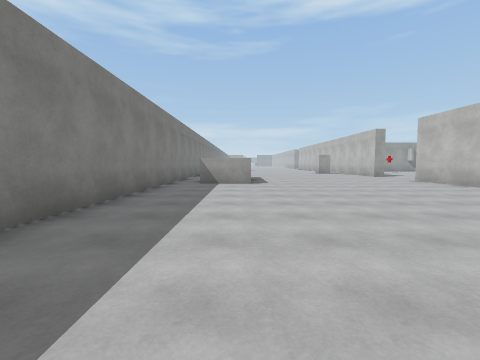
[1] (above)

22 first-person views from a walk through a 3-D level made in the Unity game engine. The camera is 1.4 m above the floor, tilts 4° down and sees 90° across. The floor is counted in squares, 2 m on a side. Each view is taken from the middle of a square. On the plan, view 1 faces up. The plan holds only what a view shows up to about 9 squares ahead; the rest is blank. The place goes on beyond the plan. The player is left out. Surface patterns are stand-ins for the level's own textures.

[2]
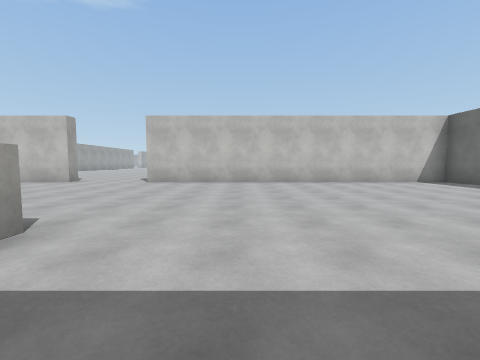

[3]
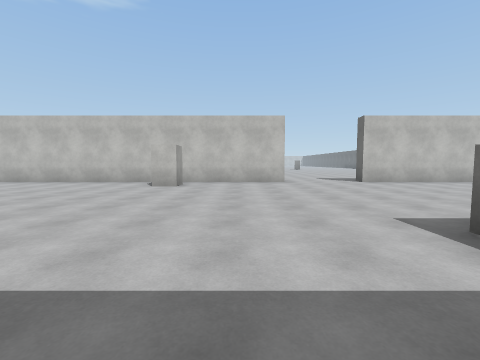

[4]
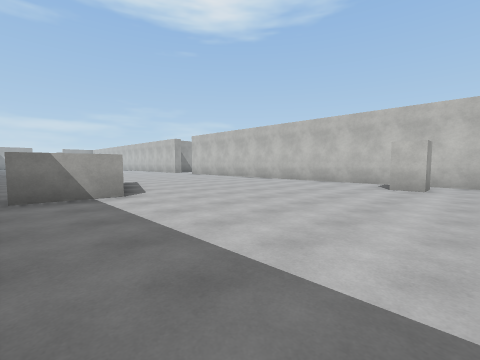

[5]
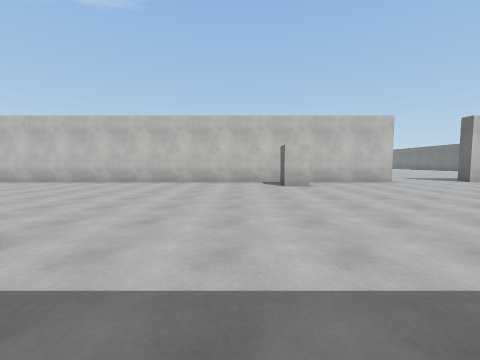

[6]
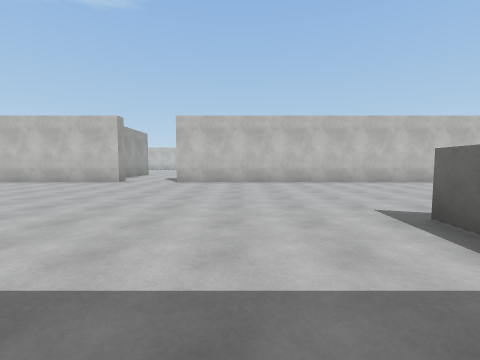

[7]
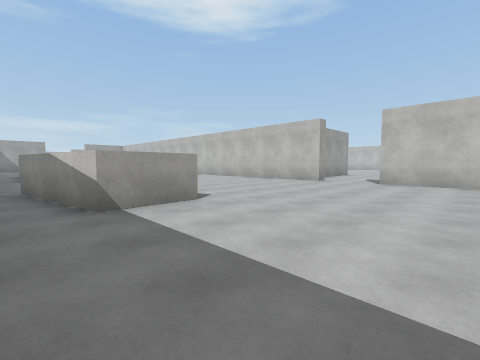

[8]
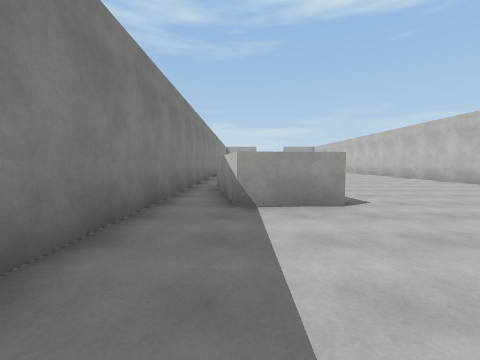

[9]
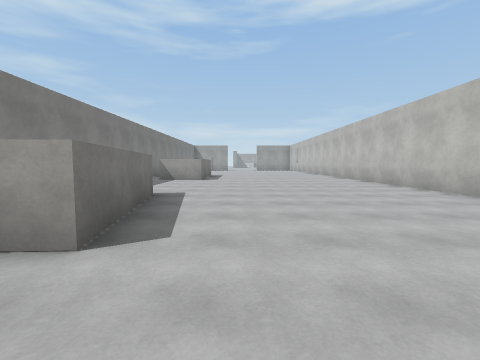

[10]
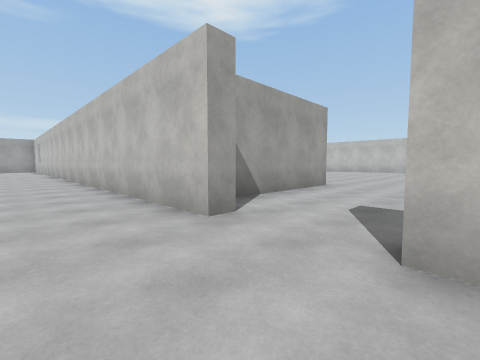

[11]
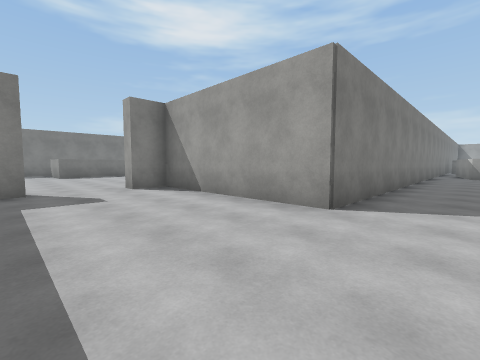

[12]
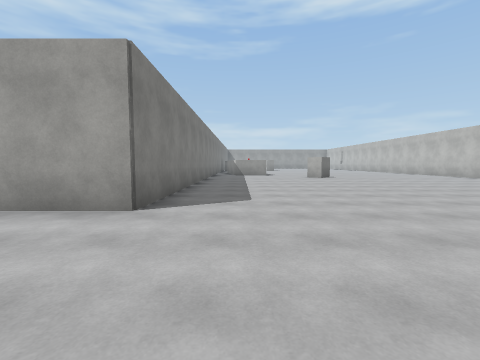

[13]
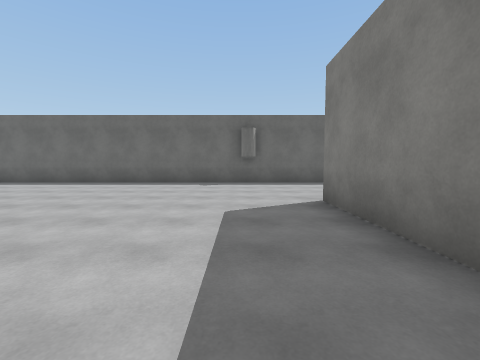

[14]
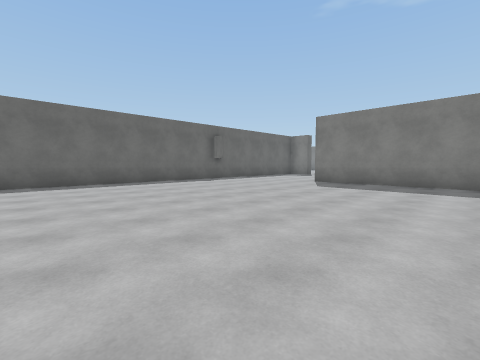

[15]
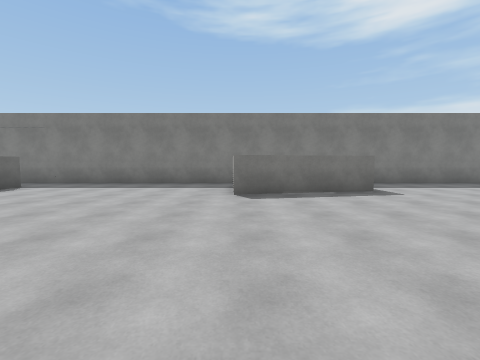

[16]
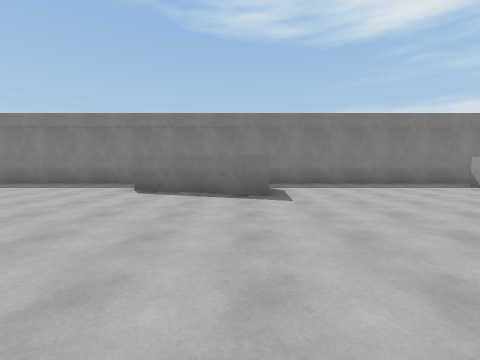

[17]
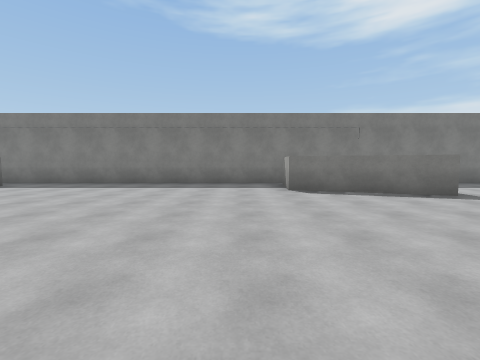

[18]
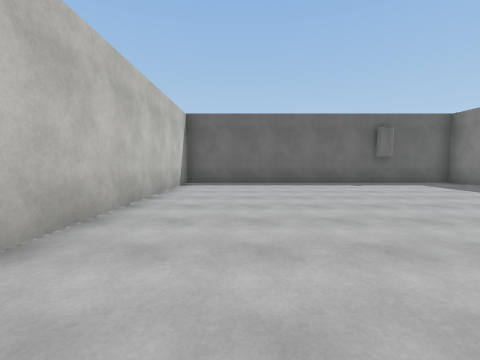

[19]
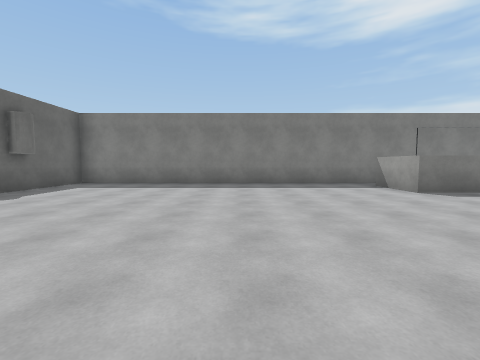

[20]
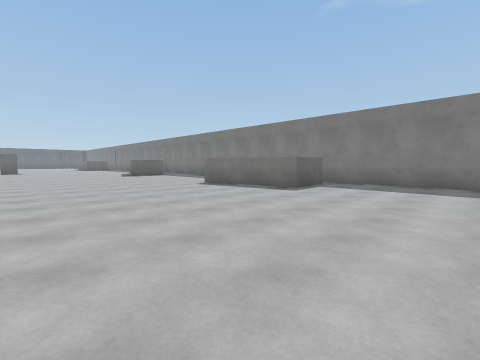

[21]
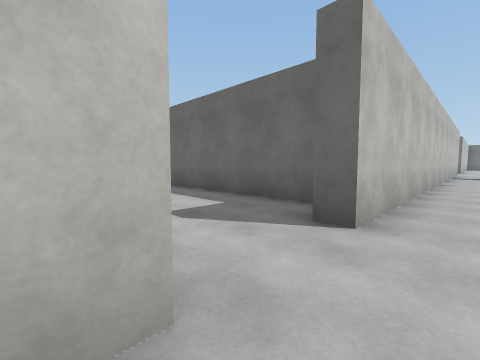

[22]
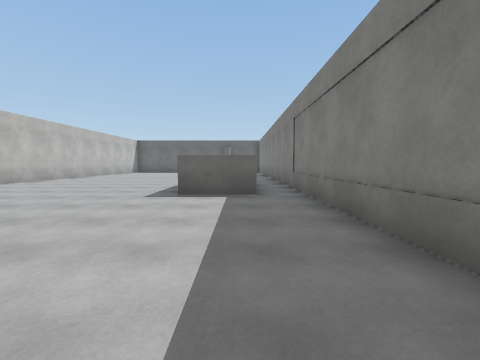

### Floor plan
Points are (right, up) in squares from view 1. A wall is a line through its corners. A room is listed if a view was taken in it or the views show most of it. See-through windows are left out.
Room 1 (views 1, 2, 3, 4, 5, 6, 7, 8, 9, 10, 15, 16, 17, 18, 19, 20, 21, 22)
walls: (-2.5, 20.6) (-2.5, -1.6) (6.9, -1.6) (6.9, 9.5); (-0.9, 23.8) (0.9, 23.6) (-0.2, 20.3) (-2, 20.4); (-1.4, 11.7) (0.5, 11.7); (6.9, 12.2) (6.9, 28.3); (0.4, 9.8) (0.4, 8.2) (-1.4, 8.2); (0.7, 29.9) (-1, 29.8) (-1.7, 33.2) (0.1, 33.3) (0.7, 29.9); (6.9, 30.5) (6.9, 37.5); (-2.5, 37.5) (-2.5, 22.1)
ways out: opening at (7, 29.5) to room 2; opening at (6.7, 11); gap at (-2, 21)
objects: block (6, 16)
Room 2 (views 11, 12, 13, 14)
walls: (12.4, 37.5) (12.4, 31.5) (7.4, 31.5) (7.4, 30.5) (6.9, 30.5); (8, 27.2) (21.5, 27.2); (6.9, 28.3) (7.4, 28.3) (7.4, 27.9)
ways out: opening at (7, 29.5) to room 1

Positions as (right, up) in squares from view 1, and headings:
1: (0, 0), facing up
2: (-2, 6), facing right
3: (-2, 14), facing right
4: (-2, 15), facing up-right
5: (-2, 18), facing right
6: (-2, 26), facing right
7: (-2, 26), facing up-right
8: (-1, 26), facing up
9: (2, 28), facing up
10: (5, 28), facing up-right
11: (14, 28), facing up-left
12: (14, 28), facing up
13: (14, 36), facing down
14: (21, 36), facing down-left
15: (6, 30), facing left
16: (6, 23), facing left
17: (6, 19), facing left
18: (5, 7), facing down
19: (6, 4), facing left
20: (6, 37), facing down-left
21: (6, 31), facing down-right
22: (-1, 17), facing down
